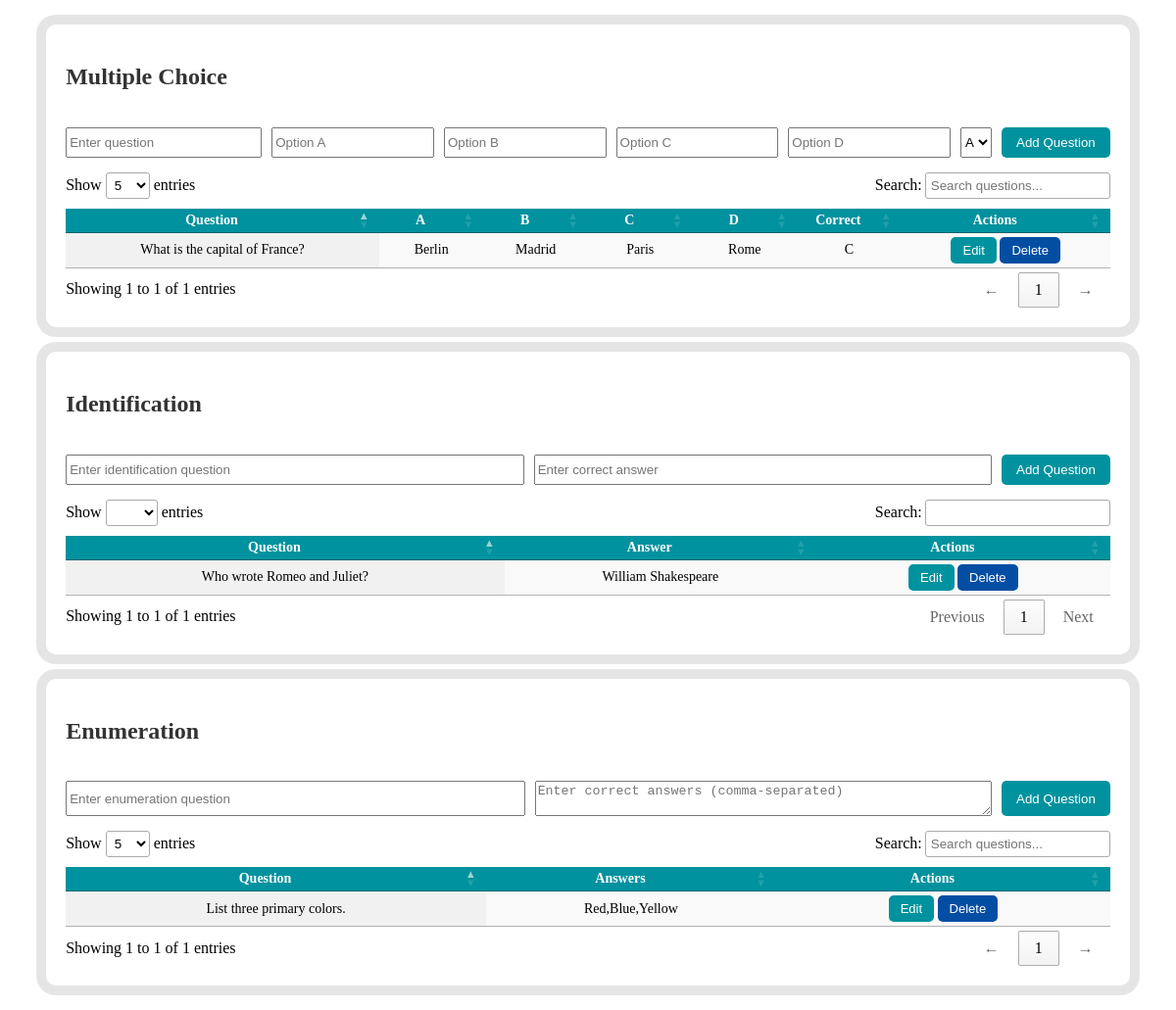
The app's page /admin/update.php, older data.
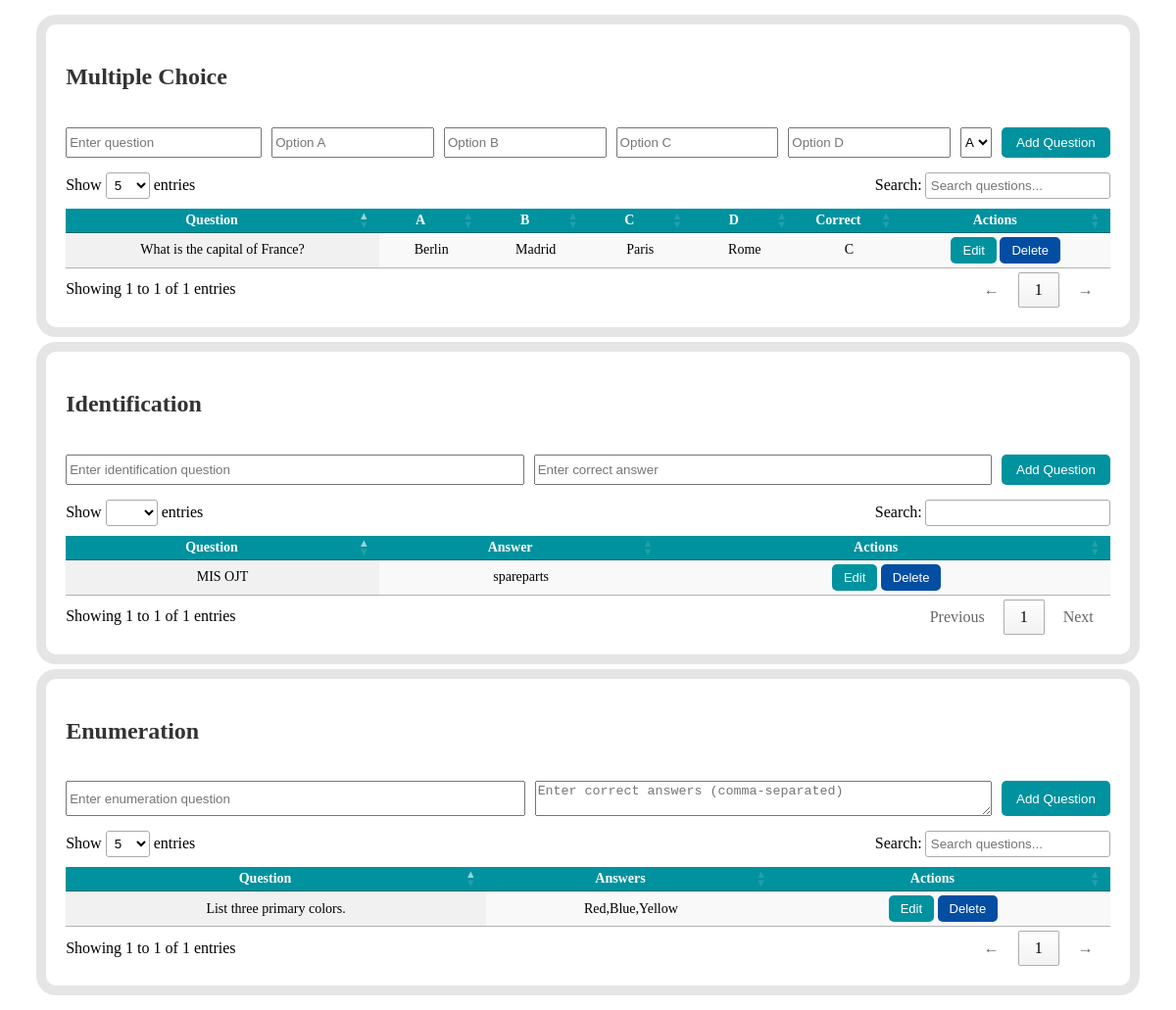
The same page, newer data.
### tables this page shows
CREATE TABLE `questions` (
  `id` int(11) NOT NULL,
  `question_text` text NOT NULL,
  `question_type` enum('multiple_choice','identification','enumeration') NOT NULL,
  `option_a` varchar(255) DEFAULT NULL,
  `option_b` varchar(255) DEFAULT NULL,
  `option_c` varchar(255) DEFAULT NULL,
  `option_d` varchar(255) DEFAULT NULL,
  `correct_option` char(1) DEFAULT NULL,
  `answer` text DEFAULT NULL,
  `created_at` timestamp NOT NULL DEFAULT current_timestamp()
);

### admin/update.php (the view, shortened to what this page needs)
<?php
include '../db/dbcon.php';
?>
<link rel="stylesheet" type="text/css" href="https://cdn.datatables.net/1.13.6/css/jquery.dataTables.min.css">
<link rel="stylesheet" type="text/css" href="https://cdn.datatables.net/responsive/2.5.0/css/responsive.dataTables.min.css">
<link rel="stylesheet" href="../css/update.css">
<div class="table-container">
    <h2 style="color: #333;">Multiple Choice</h2><br>
    <form id="addQuestionForm" method="POST" action="../function/add-multiple.php" style="margin-bottom: 15px; display: flex; flex-wrap: wrap; gap: 10px; justify-content: center;">
        <input type="text" name="question_text" placeholder="Enter question" required style="flex: 1; min-width: 200px;">
        <input type="text" name="option_a" placeholder="Option A" required style="flex: 1; min-width: 100px;">
        <input type="text" name="option_b" placeholder="Option B" required style="flex: 1; min-width: 100px;">
        <input type="text" name="option_c" placeholder="Option C" required style="flex: 1; min-width: 100px;">
        <input type="text" name="option_d" placeholder="Option D" required style="flex: 1; min-width: 100px;">
        <select name="correct_option" required>
            <option value="A">A</option>
        </select>
        <button type="submit" style="background: #00929E; color: white; padding: 8px 15px; border: none; border-radius: 5px; cursor: pointer;">Add Question</button>
    </form>
     <table id="questionsTable" class="display responsive nowrap compact">
        <thead>
        <tr>
    <th style="text-align: center;">Question</th>
    <th style="text-align: center;">A</th>
    <th style="text-align: center;">B</th>
    <th style="text-align: center;">C</th>
    <th style="text-align: center;">D</th>
    <th style="text-align: center;">Correct</th>
    <th style="text-align: center;">Actions</th>
</tr>
        </thead>
        <tbody>
            <?php
            $query = $conn->query("SELECT * FROM questions WHERE question_type = 'multiple_choice'");
            while ($row = $query->fetch_assoc()) {
                echo "<tr id='row_{$row['id']}'>
                    <td>{$row['question_text']}</td>
                    <td>{$row['option_a']}</td>
                    <td>{$row['option_b']}</td>
                    <td>{$row['option_c']}</td>
                    <td>{$row['option_d']}</td>
                    <td>{$row['correct_option']}</td>
                    <td>
                        <button class='btn edit-btn' data-id='{$row['id']}'>Edit</button>
                        <button class='btn delete-btn' data-id='{$row['id']}'>Delete</button>
                    </td>
                </tr>";
            }
            ?>
        </tbody>
    </table>
</div>
<div class="table-container">
    <h2 style="color: #333;">Identification</h2><br>
    <form id="addIdentificationForm" method="POST" action="../function/add-identification.php" style="margin-bottom: 15px; display: flex; flex-wrap: wrap; gap: 10px; justify-content: center;">
        <input type="text" name="identification_text" placeholder="Enter identification question" required style="flex: 1; min-width: 300px;">
        <input type="text" name="answer" placeholder="Enter correct answer" required style="flex: 1; min-width: 200px;">
        <button type="submit" style="background: #00929E; color: white; padding: 8px 15px; border: none; border-radius: 5px; cursor: pointer;">Add Question</button>
    </form>
    <table id="identificationTable" class="display responsive nowrap compact">
        <thead>
            <tr>
                <th style="text-align: center;">Question</th>
                <th style="text-align: center;">Answer</th>
                <th style="text-align: center;">Actions</th>
            </tr>
        </thead>
        <tbody>
            <?php
            $query = $conn->query("SELECT * FROM questions WHERE question_type = 'identification'");
            while ($row = $query->fetch_assoc()) {
                echo "<tr id='identification_row_{$row['id']}'>
                    <td>{$row['question_text']}</td>
                    <td>{$row['answer']}</td>
                    <td>
                        <button class='btn edit-id-btn' data-id='{$row['id']}'>Edit</button>
                        <button class='btn delete-id-btn' data-id='{$row['id']}'>Delete</button>
                    </td>
                </tr>";
            }
            ?>
        </tbody>
    </table>
</div>
<div class="table-container">
    <h2 style="color: #333;">Enumeration</h2><br>
    <form id="addEnumForm" method="POST" action="../function/add-enumeration.php" style="margin-bottom: 15px; display: flex; flex-wrap: wrap; gap: 10px; justify-content: center;">
        <input type="text" name="enum_question" placeholder="Enter enumeration question" required style="flex: 1; min-width: 300px;">
        <textarea name="enum_answers" placeholder="Enter correct answers (comma-separated)" required style="flex: 1; min-width: 300px;"></textarea>
        <button type="submit" style="background: #00929E; color: white; padding: 8px 15px; border: none; border-radius: 5px; cursor: pointer;">Add Question</button>
    </form>
    <table id="enumTable" class="display responsive nowrap compact">
        <thead>
            <tr>
                <th style="text-align: center;">Question</th>
                <th style="text-align: center;">Answers</th>
                <th style="text-align: center;">Actions</th>
            </tr>
        </thead>
        <tbody>
            <?php
            $query = $conn->query("SELECT * FROM questions WHERE question_type = 'enumeration'");
            while ($row = $query->fetch_assoc()) {
                echo "<tr id='enumRow_{$row['id']}'>
                    <td>{$row['question_text']}</td>
                    <td>{$row['answer']}</td>
                    <td>
                        <button class='btn enum-edit-btn' data-id='{$row['id']}'>Edit</button>
                        <button class='btn enum-delete-btn' data-id='{$row['id']}'>Delete</button>
                    </td>
                </tr>";
            }
            ?>
        </tbody>
    </table>
</div>

### css/update.css (style rules this page uses)
.table-container { margin: auto; width: 90%; overflow-x: auto; }
.text-wrap { white-space: normal !important; word-wrap: break-word; }

### admin/update.php (style rules this page uses)
.table-container { max-width: 100%; padding: 20px; background: #fff; border-radius: 10px; box-shadow: 0px 0px 0px 10px rgba(0, 0, 0, 0.1); margin: 25px auto; overflow-x: auto; }
table { width: 100%; font-size: 14px; }
th { background: #00929E; color: white; text-align: center; }
td { text-align: center; padding: 8px; word-break: break-word; }
.btn { padding: 6px 12px; border: none; cursor: pointer; border-radius: 5px; font-size: 13px; display: inline-block; }
.edit-btn { background: #00929E; color: white; }
.delete-btn { background: #034EA2; color: white; }
.edit-id-btn { background: #00929E; color: white; }
.delete-id-btn { background: #034EA2; color: white; }
.enum-edit-btn { background: #00929E; color: white; }
.enum-delete-btn { background: #034EA2; color: white; }

Row changes from the older to the newer data that the page shows:
changed questions: question_text "Who wrote Romeo and Juliet?" → "MIS OJT"; answer "William Shakespeare" → "spareparts"
